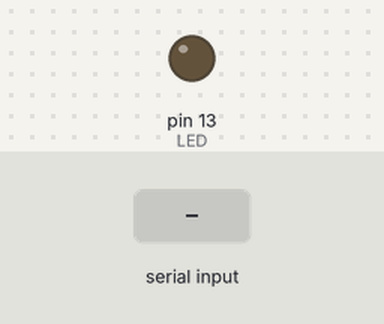
Bench run of a sketch on a simulated Arduino Uno, built with avr-gcc and run on an emulated ATmega328P. Shown: output pins drawn as LEDs (lit = HIGH). Dashed ring = blinking. Inputs (shaded band) come from the test bench.

Above: at 1.2 s.
1.3 s: "90,45\n" received over Serial
At 2.1 s:
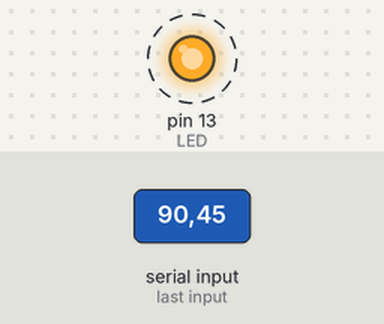
Timing chart, 0 to 10.3 s (numbered marks = the images above; inputs shaded):
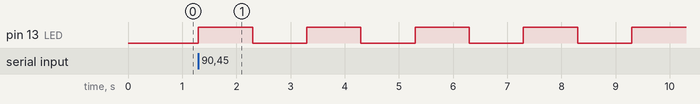

Measured:
- after the input at 1.3 s, pin 13 (LED): alternates HIGH for 1.0 s and LOW for 1.0 s, starting at once

The sketch:

patobot.ino
```cpp
int LED = 13;
int inByte = 0;

void setup() {
  Serial.begin(115200);
  pinMode(LED, OUTPUT);
}

void loop() {
  if(Serial.available() > 0) {
     inByte = Serial.read() - '0';
     int i = 0;
     while(i < inByte) {
       digitalWrite(LED, HIGH);
       delay(1000);
       digitalWrite(LED, LOW);
       delay(1000);
       i++;
     }
  }
}
```
